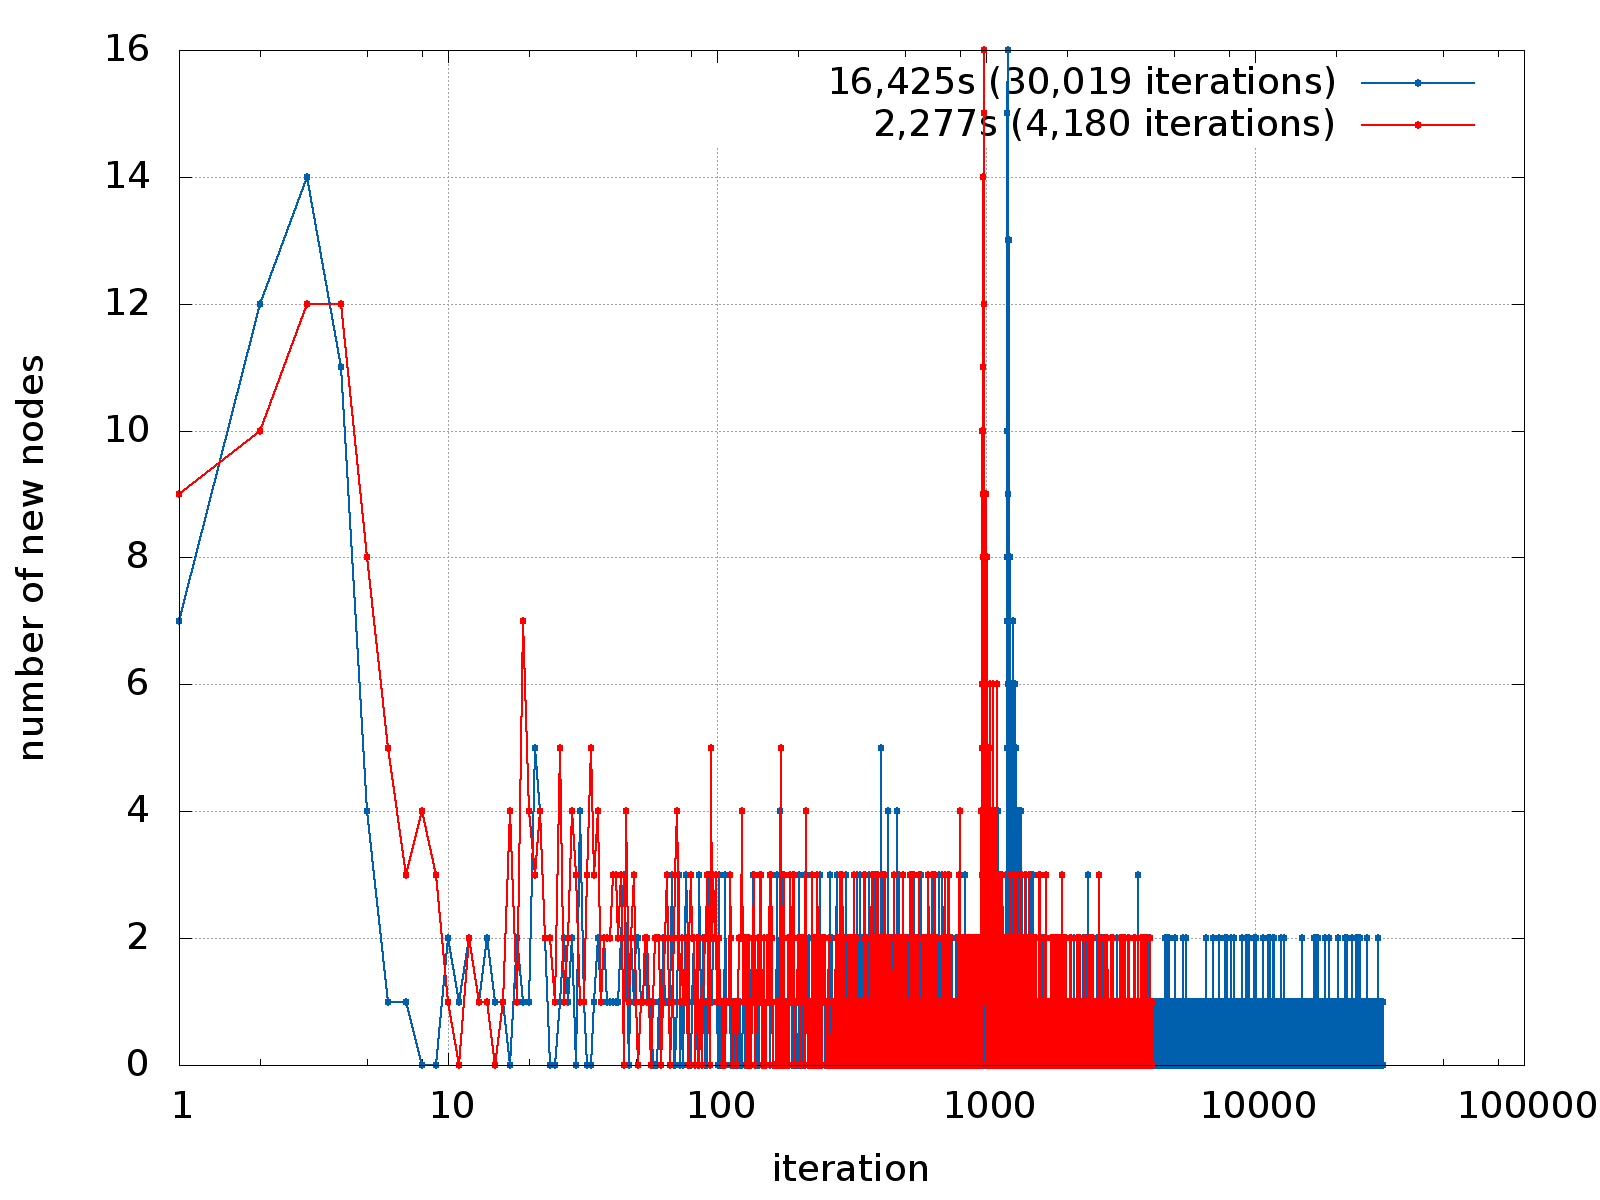

Write gnuplot code to recreate this figure.
set terminal png nocrop enhanced size 1600,1200 font "arial,28"
set datafile separator ","
set output outfile
set style line 1 lc rgb '#0060ad' lt 1 lw 2 pt 7 ps 1
set style line 2 lc rgb '#ff0000' lt 1 lw 2 pt 7 ps 1

set logscale x
set xlabel 'iteration'
set ylabel 'number of new nodes'
set grid

plot input1 using 0:1 with linespoints ls 1 title "16,425s (30,019 iterations)", input2 using 0:1 with linespoints ls 2 title "2,277s (4,180 iterations)"
